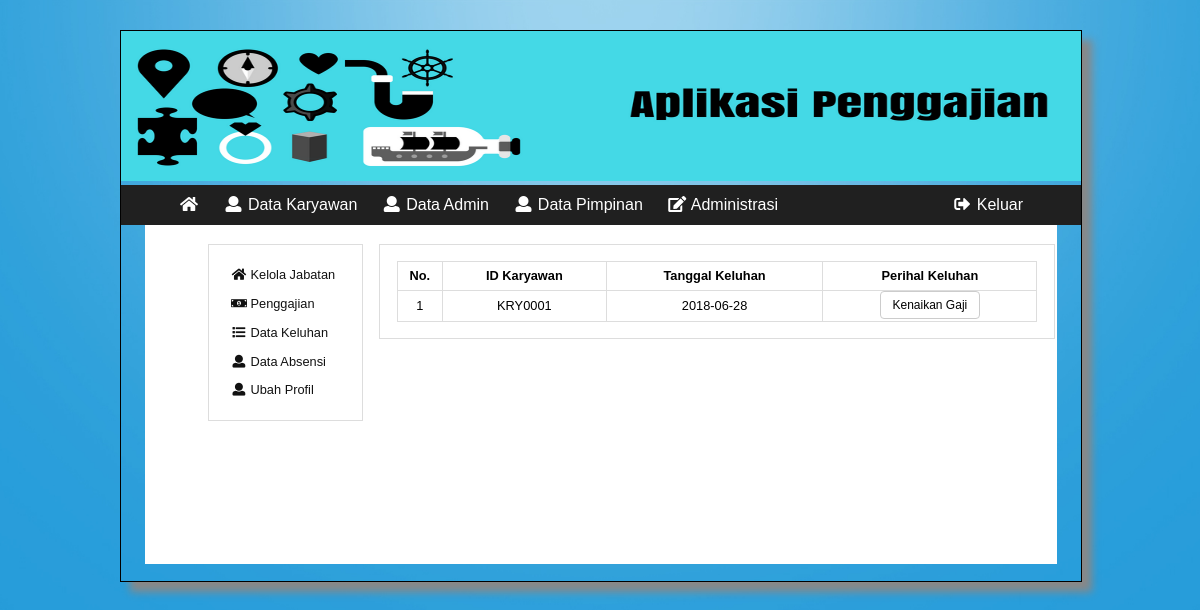
The app's page /pimpinan/index.php?p=d_administrasi&k=a_keluhan_list (signed in) with its own data.
### tables this page shows
CREATE TABLE `keluhan` (
  `ID` int(11) NOT NULL,
  `id_karyawan` varchar(15) DEFAULT NULL,
  `perihal_keluhan` varchar(50) DEFAULT NULL,
  `tanggal_keluhan` date DEFAULT NULL,
  `keluhan` text
);

### controller.php (called while the page is built, shortened)
<?php
$query_keluhan = "SELECT * FROM keluhan";
$sql_keluhan = mysqli_query($mysqli,$query_keluhan);
?>

### pimpinan/konten/administrasi/a_keluhan_list.php (the view)
<table id="tbl" width="100%">
  <tr>
    <th>No.</th>
    <th>ID Karyawan</th>
    <th>Tanggal Keluhan</th>
    <th>Perihal Keluhan</th>
  </tr>
  <?php
  $no = 0;
  foreach ($sql_keluhan as $key) {
    extract($key);
  $no++;
  ?>
  <tr align="center">
    <td><?php echo $no; ?></td>
    <td><?php echo $id_karyawan; ?></td>
    <td><?php echo $tanggal_keluhan; ?></td>
    <td><a href="?p=d_administrasi&k=a_keluhan&kel=<?php echo $ID; ?>" class="form-control"><?php echo $perihal_keluhan; ?></a></td>
  </tr>
<?php } ?>
</table>

### booking.css (style rules this page uses)
@media (min-width: 576px) { body { background: url(img/bg.jpg); -webkit-background-size: 100% 100%; -moz-background-size: 100% 100%; -o-background-size: 100% 100%; background-size: cover; background-repeat: no-repeat; background-position: center; position: absolute; background-attachment: fixed; margin: 0px; padding: 0px; background-color: #fff; overflow-x: hidden; } }
@media (min-width: 576px) { #tbl { width: 100%; align-content: center; border-spacing: 0; border: 1px solid #ddd; border-right: 0; border-bottom: 0; display: table; position: relative; } }
@media (min-width: 576px) { #tbl th, #tbl td { padding: 1%; border: 1px solid #ddd; border-top: 0; border-left: 0; } }
@media (min-width: 576px) { #tbl a { color: #000; text-decoration: none; } }
@media (min-width: 576px) { .form-control { width: 90% !important; height: 7.3%; padding: 6px 12px; font-size: 12px; line-height: 1.42857143; border-radius: 4px; color: #555; background-color: #fff; background-image: none; border: 1px solid #ccc; border-radius: 4px; } }

### records on screen
keluhan: id_karyawan "KRY0001", tanggal_keluhan "2018-06-28", perihal_keluhan "Kenaikan Gaji"
